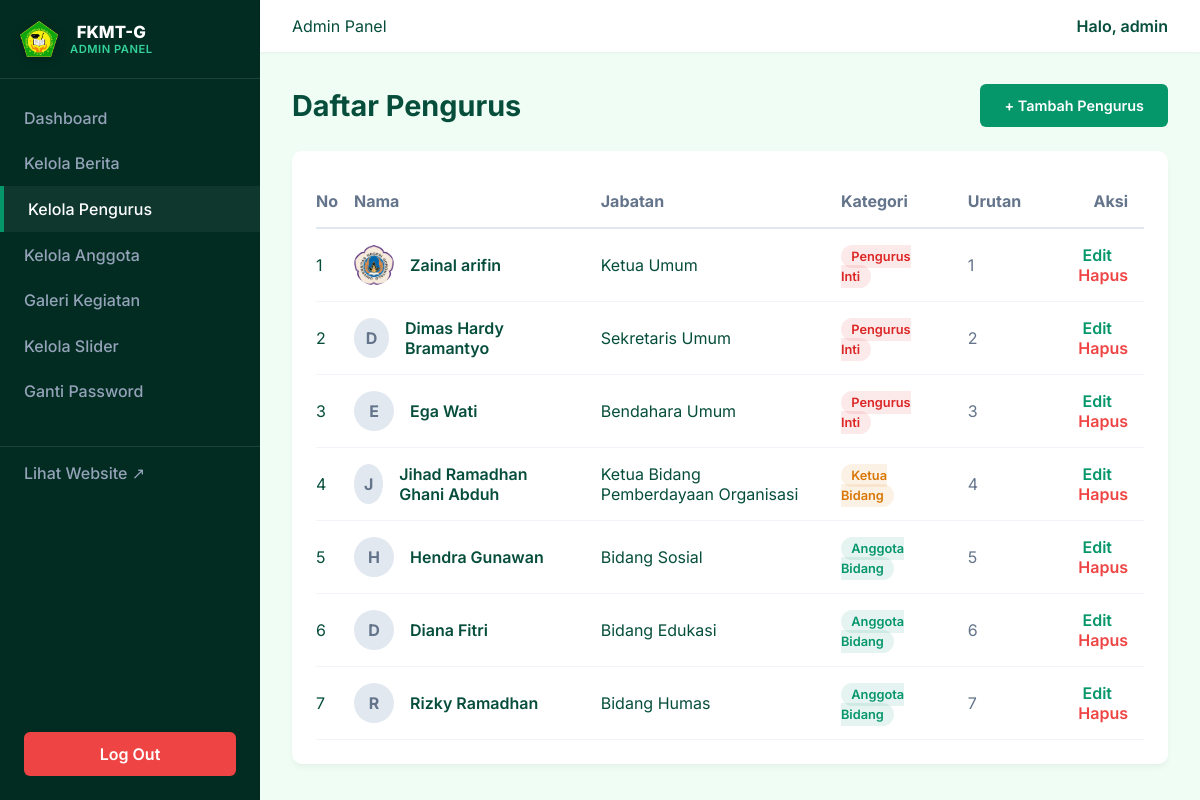
The app's page /admin/pengurus (signed in), older data.
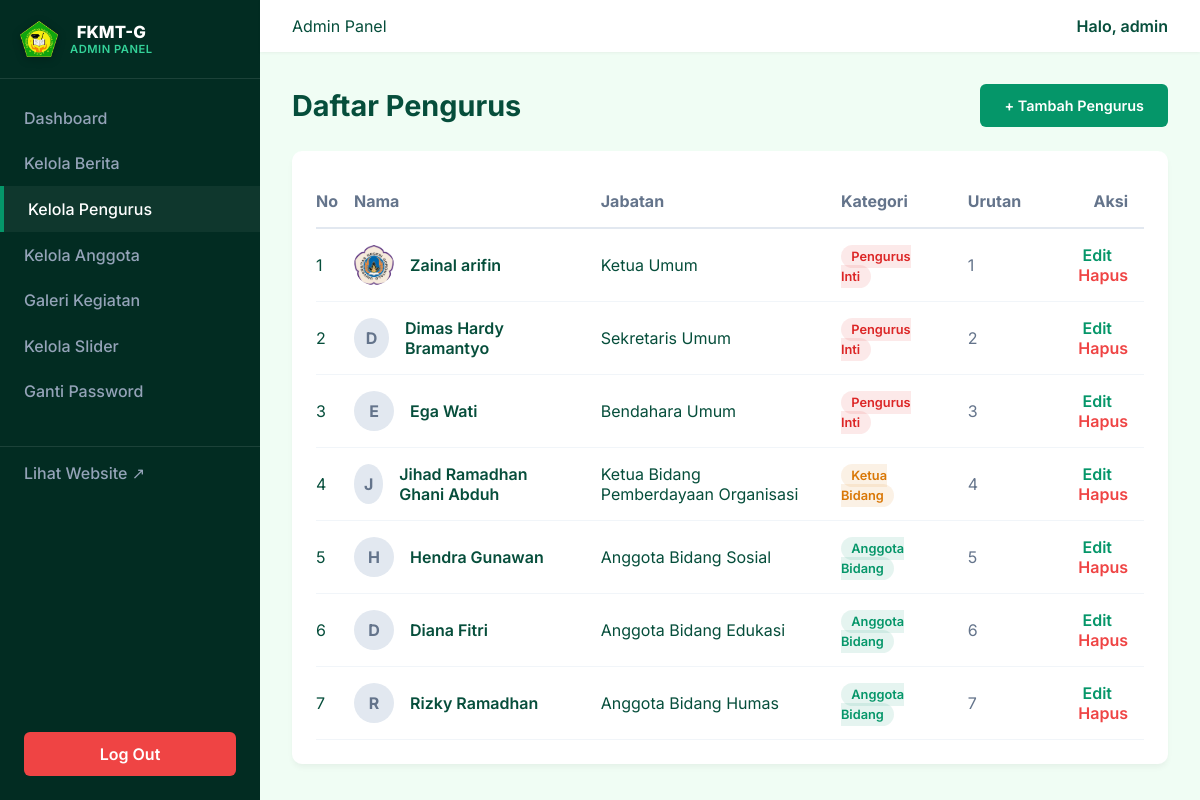
The same page, newer data.
### tables this page shows
CREATE TABLE `pengurus` (
  `id` int(11) NOT NULL AUTO_INCREMENT,
  `nama` varchar(255) NOT NULL,
  `jabatan` varchar(150) NOT NULL,
  `deskripsi` text DEFAULT NULL,
  `foto` varchar(255) DEFAULT NULL,
  `urutan` int(11) DEFAULT 0,
  `kategori` enum('inti','harian','bidang') DEFAULT 'bidang',
  `created_at` timestamp NULL DEFAULT current_timestamp(),
  PRIMARY KEY (`id`)
);

### app/Controllers/AdminController.php (called while the page is built, shortened)
<?php
class AdminController {
    public function pengurus() {
        require_once __DIR__ . '/../../app/Models/Pengurus.php';
        $pengurusModel = new \app\Models\Pengurus();
        $semuaPengurus = $pengurusModel->readAll();
        require_once __DIR__ . '/../../views/admin/pengurus_index.php';
    }
}

### public/index.php (called while the page is built, shortened)
<?php
spl_autoload_register(function ($class) {
    $file = __DIR__ . '/../' . str_replace('\\', '/', $class) . '.php';
});
$uri = parse_url($_SERVER['REQUEST_URI'], PHP_URL_PATH);
require_once __DIR__ . '/../routes/web.php';

### app/Config/Env.php (called while the page is built, shortened)
<?php
class Env {
    public static function load($path = null) {
        if ($path === null) {
            $path = dirname(__DIR__, 2) . '/.env';
        }
        if (!file_exists($path)) {
            return false;
        }
        return true;
    }
    public static function get($key, $default = null) {
        $value = getenv($key);
        if (is_string($value)) {
            $lower = strtolower($value);
            if ($lower === 'false') return false;
        }
        return $value;
    }
}

### app/Models/Pengurus.php (called while the page is built, shortened)
<?php
class Pengurus {
    private $conn;
    private $table_name = "pengurus";
    public function __construct() {
        $database = new Database();
        $this->conn = $database->getConnection();
    }
    public function readAll() {
        $query = "SELECT * FROM " . $this->table_name . " ORDER BY urutan ASC, created_at DESC";
        $stmt = $this->conn->prepare($query);
        $stmt->execute();
        return $stmt->fetchAll();
    }
}

### app/Config/Database.php (called while the page is built, shortened)
<?php
class Database {
    private $host;
    private $port;
    private $db_name;
    private $username;
    private $password;
    public function __construct() {
        $this->host = Env::get('DB_HOST', '127.0.0.1');
        $this->port = Env::get('DB_PORT', '3306');
        $this->db_name = Env::get('DB_NAME', 'fkmtg_db');
        $this->username = Env::get('DB_USER', 'root');
        $this->password = Env::get('DB_PASS', '');
    }
    public function getConnection() {
        $this->conn = null;
        try {
            $dsn = "mysql:host=" . $this->host . ";port=" . $this->port . ";dbname=" . $this->db_name . ";charset=utf8mb4";
            $this->conn = new PDO($dsn, $this->username, $this->password);
            $this->conn->setAttribute(PDO::ATTR_ERRMODE, PDO::ERRMODE_EXCEPTION);
            $this->conn->setAttribute(PDO::ATTR_DEFAULT_FETCH_MODE, PDO::FETCH_ASSOC);
        } catch(PDOException $exception) {
            if (Env::get('APP_DEBUG', true)) {
                echo "Koneksi Database Gagal: " . $exception->getMessage();
            } else {
                echo "Terjadi kendala pada koneksi basis data. Silakan hubungi administrator.";
            }
        }
        return $this->conn;
    }
}

### views/admin/pengurus_index.php (the view, shortened to what this page needs)
<div style="display: flex; justify-content: space-between; align-items: center; margin-bottom: 1.5rem;">
    <h1 class="page-title" style="margin-bottom:0;">Daftar Pengurus</h1>
    <a href="/admin/pengurus/tambah" class="btn-primary" style="padding: 0.8rem 1.5rem; font-size: 0.9rem;">+ Tambah Pengurus</a>
</div>
<div class="card">
    <table style="width: 100%; border-collapse: collapse; text-align: left;">
        <thead>
            <tr style="border-bottom: 2px solid #E2E8F0; color: #64748B;">
                <th style="padding: 1rem 0;">No</th>
                <th style="padding: 1rem;">Nama</th>
                <th style="padding: 1rem;">Jabatan</th>
                <th style="padding: 1rem;">Kategori</th>
                <th style="padding: 1rem;">Urutan</th>
                <th style="padding: 1rem; text-align: right;">Aksi</th>
            </tr>
        </thead>
        <tbody>
            <?php if(empty($semuaPengurus)): ?>
                <tr>
                    <td colspan="6" style="text-align:center; padding: 2rem;">Belum ada data pengurus.</td>
                </tr>
            <?php else: ?>
                <?php $no = 1; foreach($semuaPengurus as $p): ?>
                <tr style="border-bottom: 1px solid #F1F5F9;">
                    <td style="padding: 1rem 0;"><?= $no++ ?></td>
                    <td style="padding: 1rem;">
                        <div style="display: flex; align-items: center; gap: 1rem;">
                            <?php if(!empty($p['foto'])): ?>
                                <img src="/assets/images/pengurus/<?= htmlspecialchars($p['foto']) ?>" alt="Foto" style="width: 40px; height: 40px; object-fit: cover; border-radius: 50%;">
                            <?php else: ?>
                                <div style="width: 40px; height: 40px; background: #E2E8F0; border-radius: 50%; display: flex; align-items: center; justify-content: center; color: #64748B; font-weight: bold;">
                                    <?= strtoupper(substr($p['nama'], 0, 1)) ?>
                                </div>
                            <?php endif; ?>
                            <span style="font-weight: 600; color: #064E3B;"><?= htmlspecialchars($p['nama']) ?></span>
                        </div>
                    </td>
                    <td style="padding: 1rem;"><?= htmlspecialchars($p['jabatan']) ?></td>
                    <td style="padding: 1rem;">
                        <?php
                        $badgeBg = 'rgba(5,150,105,0.1)';
                        $badgeColor = '#059669';
                        $badgeLabel = 'Anggota Bidang';
                        if ($p['kategori'] === 'inti') {
                            $badgeBg = 'rgba(220,38,38,0.1)';
                            $badgeColor = '#DC2626';
                            $badgeLabel = 'Pengurus Inti';
                        } elseif ($p['kategori'] === 'harian') {
                            $badgeBg = 'rgba(217,119,6,0.1)';
                            $badgeColor = '#D97706';
                            $badgeLabel = 'Ketua Bidang';
                        }
                        ?>
                        <span style="background: <?= $badgeBg ?>; color: <?= $badgeColor ?>; padding: 0.25rem 0.65rem; border-radius: 50px; font-size: 0.8rem; font-weight: 600;">
                            <?= $badgeLabel ?>
                        </span>
                    </td>
                    <td style="padding: 1rem; color: #64748B;"><?= $p['urutan'] ?></td>
                    <td style="padding: 1rem; text-align: right;">
                        <a href="/admin/pengurus/edit/<?= $p['id'] ?>" style="color: #059669; text-decoration: none; margin-right: 1rem; font-weight:600;">Edit</a>
                        <a href="/admin/pengurus/hapus/<?= $p['id'] ?>" class="btn-delete" style="color: #EF4444; text-decoration: none; font-weight:600;">Hapus</a>
                    </td>
                </tr>
                <?php endforeach; ?>
            <?php endif; ?>
        </tbody>
    </table>
</div>
<?php $content = ob_get_clean(); ?>
<?php require_once __DIR__ . '/../layouts/master_admin.php'; ?>

### routes/web.php (shortened to what this page needs)
<?php
$publik = new PublikController();
$admin = new AdminController();
$auth = new AuthController();
if ($uri === '/' || $uri === '/index.php') {
    $publik->beranda();
} elseif ($uri === '/tentang') {
    $publik->tentang();
} elseif ($uri === '/pengurus') {
    $publik->pengurus();
} elseif ($uri === '/berita') {
    $publik->berita();
} elseif (preg_match('#^/berita/(?:detail/)?([a-zA-Z0-9_-]+)$#', $uri, $matches)) {
    $publik->beritaDetail($matches[1]);
} elseif ($uri === '/galeri') {
    $publik->galeri();
} elseif ($uri === '/login') {
    $auth->login();
} elseif ($uri === '/logout') {
    $auth->logout();
}
elseif (strpos($uri, '/admin') === 0) {
    if ($uri === '/admin') {
        $admin->dashboard();
    } elseif ($uri === '/admin/berita') {
        $admin->berita();
    } elseif ($uri === '/admin/berita/tambah') {
        if ($_SERVER['REQUEST_METHOD'] === 'POST') {
            $admin->beritaSimpan();
        } else {
            $admin->beritaTambah();
        }
    } elseif (preg_match('#^/admin/berita/hapus/(\d+)$#', $uri, $matches)) {
        $admin->beritaHapus($matches[1]);
    } elseif (preg_match('#^/admin/berita/edit/(\d+)$#', $uri, $matches)) {
        $admin->beritaEdit($matches[1]);
    } elseif ($uri === '/admin/pengurus') {
        $admin->pengurus();
    } elseif ($uri === '/admin/pengurus/tambah') {
        if ($_SERVER['REQUEST_METHOD'] === 'POST') {
            $admin->pengurusSimpan();
        } else {
            $admin->pengurusTambah();
        }
    } elseif (preg_match('#^/admin/pengurus/hapus/(\d+)$#', $uri, $matches)) {
        $admin->pengurusHapus($matches[1]);
    } elseif (preg_match('#^/admin/pengurus/edit/(\d+)$#', $uri, $matches)) {
        $admin->pengurusEdit($matches[1]);
    } elseif ($uri === '/admin/galeri') {
        $admin->galeri();
    } elseif ($uri === '/admin/galeri/tambah') {
        if ($_SERVER['REQUEST_METHOD'] === 'POST') {
            $admin->galeriSimpan();
        } else {
            $admin->galeriTambah();
        }
    } elseif (preg_match('#^/admin/galeri/hapus/(\d+)$#', $uri, $matches)) {
        $admin->galeriHapus($matches[1]);
    } elseif ($uri === '/admin/anggota') {
        $admin->anggota();
    } elseif ($uri === '/admin/anggota/export') {
        $admin->anggotaExport();
    } elseif ($uri === '/admin/anggota/tambah') {
        if ($_SERVER['REQUEST_METHOD'] === 'POST') {
            $admin->anggotaSimpan();
        } else {
            $admin->anggotaTambah();
        }
    } elseif (preg_match('#^/admin/anggota/hapus/(\d+)$#', $uri, $matches)) {
        $admin->anggotaHapus($matches[1]);
    } elseif (preg_match('#^/admin/anggota/edit/(\d+)$#', $uri, $matches)) {
        $admin->anggotaEdit($matches[1]);
    } elseif ($uri === '/admin/slider') {
        $admin->slider();
    } elseif ($uri === '/admin/slider/tambah') {
        if ($_SERVER['REQUEST_METHOD'] === 'POST') {
            $admin->sliderSimpan();
        } else {
            $admin->sliderTambah();
        }
    } elseif (preg_match('#^/admin/slider/hapus/(\d+)$#', $uri, $matches)) {
        $admin->sliderHapus($matches[1]);
    } elseif ($uri === '/admin/password') {
        if ($_SERVER['REQUEST_METHOD'] === 'POST') {
            $admin->passwordUpdate();
        } else {
            $admin->passwordForm();
        }
    } else {
        http_response_code(404);
        require_once __DIR__ . '/../views/errors/404_admin.php';
    }
}
else {
    http_response_code(404);
    require_once __DIR__ . '/../views/errors/404.php';
}

### views/layouts/master_admin.php (shortened to what this page needs)
<!DOCTYPE html>
<html lang="id">
<head>
    <link rel="stylesheet" href="/assets/css/admin.css">
</head>
<body>
    <aside class="sidebar">
        <div class="sidebar-header" style="display: flex; align-items: center; gap: 0.75rem; padding: 1.25rem 1.25rem;">
            <img src="/assets/images/logo.png" alt="Logo FKMT-G" style="width: 38px; height: 38px; object-fit: contain; filter: drop-shadow(0 2px 4px rgba(0,0,0,0.25));">
            <div>
                <div style="font-weight: 800; font-size: 1.05rem; line-height: 1.2; color: #FFFFFF;">FKMT-G</div>
                <div style="font-size: 0.7rem; color: #34D399; font-weight: 600; text-transform: uppercase; letter-spacing: 0.5px;">Admin Panel</div>
            </div>
        </div>
        <nav class="sidebar-nav">
            <a href="/admin" class="<?= ($uri ?? '') === '/admin' ? 'active' : '' ?>">Dashboard</a>
            <a href="/admin/berita" class="<?= strpos($uri ?? '', '/admin/berita') === 0 ? 'active' : '' ?>">Kelola Berita</a>
            <a href="/admin/pengurus" class="<?= strpos($uri ?? '', '/admin/pengurus') === 0 ? 'active' : '' ?>">Kelola Pengurus</a>
            <a href="/admin/anggota" class="<?= strpos($uri ?? '', '/admin/anggota') === 0 ? 'active' : '' ?>">Kelola Anggota</a>
            <a href="/admin/galeri" class="<?= strpos($uri ?? '', '/admin/galeri') === 0 ? 'active' : '' ?>">Galeri Kegiatan</a>
            <a href="/admin/slider" class="<?= strpos($uri ?? '', '/admin/slider') === 0 ? 'active' : '' ?>">Kelola Slider</a>
            <a href="/admin/password" class="<?= ($uri ?? '') === '/admin/password' ? 'active' : '' ?>">Ganti Password</a>
            <a href="/" target="_blank" style="margin-top:2rem; border-top:1px solid rgba(255,255,255,0.1); padding-top:1rem;">Lihat Website &nearr;</a>
        </nav>
        <div style="margin-top: auto; padding: 1.5rem;">
            <a href="/logout" id="logoutBtn" style="background-color: #EF4444; color: white; text-align: center; padding: 0.75rem 1rem; border-radius: 6px; font-weight: 600; text-decoration: none; display: block; transition: background-color 0.2s;" onmouseover="this.style.backgroundColor='#DC2626'" onmouseout="this.style.backgroundColor='#EF4444'">Log Out</a>
        </div>
    </aside>
    <main class="main-content">
        <header class="topbar">
            <div class="breadcrumb">Admin Panel</div>
            <div class="user-profile">Halo, <?= htmlspecialchars($_SESSION['admin_username'] ?? 'Administrator') ?></div>
        </header>
        <div class="content-wrapper">
            <?= $content ?? '' ?>
        </div>
    </main>
</body>
</html>

### public/assets/css/admin.css (style rules this page uses)
:root { --primary: #059669; --dark: #064E3B; --light: #F0FDF4; --sidebar: #022C22; --text-muted: #64748B; }
* { margin: 0; padding: 0; box-sizing: border-box; font-family: 'Inter', sans-serif; }
body { background: var(--light); color: var(--dark); display: flex; min-height: 100vh; }
.sidebar { width: 260px; background: var(--sidebar); color: white; display: flex; flex-direction: column; }
.sidebar-header { padding: 1.5rem; border-bottom: 1px solid rgba(255,255,255,0.1); font-size: 1.2rem; font-weight: 700; color: white; text-align: center; }
.sidebar-nav { padding: 1rem 0; flex-grow: 1; }
.sidebar-nav a { display: block; padding: 0.8rem 1.5rem; color: #94A3B8; text-decoration: none; font-weight: 500; transition: all 0.2s; }
.sidebar-nav a:hover, .sidebar-nav a.active { color: white; background: rgba(255,255,255,0.05); border-left: 4px solid var(--primary); }
.main-content { flex: 1; display: flex; flex-direction: column; }
.topbar { background: white; padding: 1rem 2rem; display: flex; justify-content: space-between; align-items: center; box-shadow: 0 1px 3px rgba(0,0,0,0.05); }
.topbar .user-profile { font-weight: 600; color: var(--dark); }
.content-wrapper { padding: 2rem; flex: 1; }
.page-title { font-size: 1.8rem; margin-bottom: 1.5rem; color: var(--dark); }
.card { background: white; border-radius: 10px; padding: 1.5rem; box-shadow: 0 4px 6px -1px rgba(0,0,0,0.05); }
.btn-primary { display: inline-block; background-color: var(--primary); color: white; padding: 0.6rem 1.2rem; border-radius: 6px; text-decoration: none; font-weight: 600; transition: background-color 0.2s ease; border: none; cursor: pointer; }

Row changes from the older to the newer data that the page shows:
changed pengurus "Hendra Gunawan": jabatan "Bidang Sosial" → "Anggota Bidang Sosial"
changed pengurus "Diana Fitri": jabatan "Bidang Edukasi" → "Anggota Bidang Edukasi"
changed pengurus "Rizky Ramadhan": jabatan "Bidang Humas" → "Anggota Bidang Humas"
